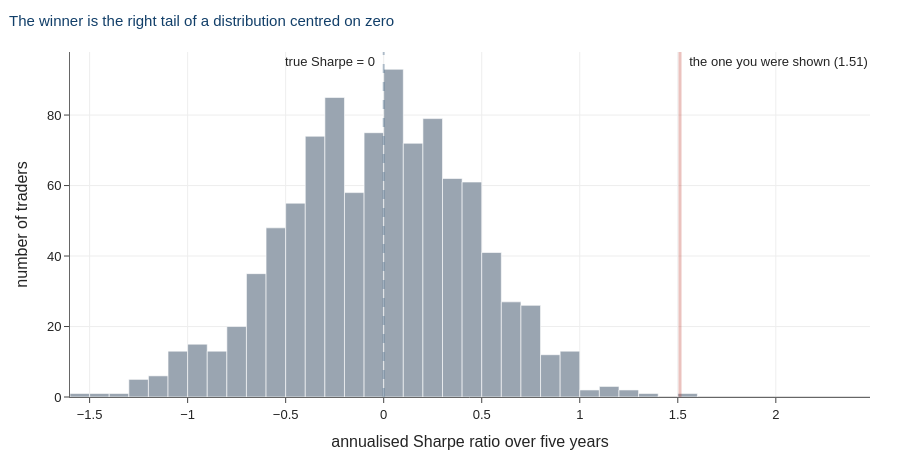

This figure's notebook cell:
### Markdown cell above
## The manager was a coin flip

Nothing in the simulation had an edge. Every one of the thousand traders had a true
expected return of exactly zero. We ran them, sorted by outcome, and showed you the
winner.

This is not a trick played on you. It is the structure of the fund management
industry, of the academic literature, and of your own backtesting. **You almost never
see the losers.** Funds that perform badly close and disappear from the databases.
Strategies that fail never get written up. Backtests that disappoint get quietly
revised.

Here is what the other 999 look like.

### Code cell
fig = go.Figure(go.Histogram(x=sharpe, marker_color=GREY, nbinsx=45,
                             name="all 1,000 traders"))
fig.add_vline(x=sharpe[star], line=dict(color=RED, width=3),
              annotation_text=f"  the one you were shown ({sharpe[star]:.2f})",
              annotation_position="top right")
fig.add_vline(x=0, line=dict(color=NAVY, width=2, dash="dash"),
              annotation_text="true Sharpe = 0  ",
              annotation_position="top left")
fig.update_xaxes(title="annualised Sharpe ratio over five years")
fig.update_yaxes(title="number of traders")
airm_layout(fig, "The winner is the right tail of a distribution centred on zero")

### Figure 1 — Plotly figure (JSON) as saved in the notebook; plotly's stock layout.template omitted (floating-point values rounded to 4 significant figures; data arrays with more than 128 entries replaced by an {"elided": "..."} marker saying what was removed)
{"data": [{"marker": {"color": "#9AA5B1"}, "name": "all 1,000 traders", "nbinsx": 45, "type": "histogram", "x": {"elided": "1000 float values"}}], "layout": {"annotations": [{"showarrow": false, "text": "  the one you were shown (1.51)", "x": 1.511, "xanchor": "left", "xref": "x", "y": 1, "yanchor": "top", "yref": "y domain"}, {"showarrow": false, "text": "true Sharpe = 0  ", "x": 0, "xanchor": "right", "xref": "x", "y": 1, "yanchor": "top", "yref": "y domain"}], "font": {"family": "Helvetica, Arial, sans-serif", "size": 13}, "height": 460, "margin": {"b": 60, "l": 70, "r": 30, "t": 52}, "shapes": [{"line": {"color": "#C0392B", "width": 3}, "type": "line", "x0": 1.511, "x1": 1.511, "xref": "x", "y0": 0, "y1": 1, "yref": "y domain"}, {"line": {"color": "#123F69", "dash": "dash", "width": 2}, "type": "line", "x0": 0, "x1": 0, "xref": "x", "y0": 0, "y1": 1, "yref": "y domain"}], "title": {"font": {"color": "#123F69", "size": 15}, "text": "The winner is the right tail of a distribution centred on zero", "x": 0.01, "xanchor": "left"}, "xaxis": {"gridcolor": "#EEEEEE", "linecolor": "#666666", "showgrid": true, "ticks": "outside", "title": {"text": "annualised Sharpe ratio over five years"}, "zeroline": false}, "yaxis": {"gridcolor": "#EEEEEE", "linecolor": "#666666", "showgrid": true, "ticks": "outside", "title": {"text": "number of traders"}, "zeroline": true, "zerolinecolor": "#BBBBBB"}}}
